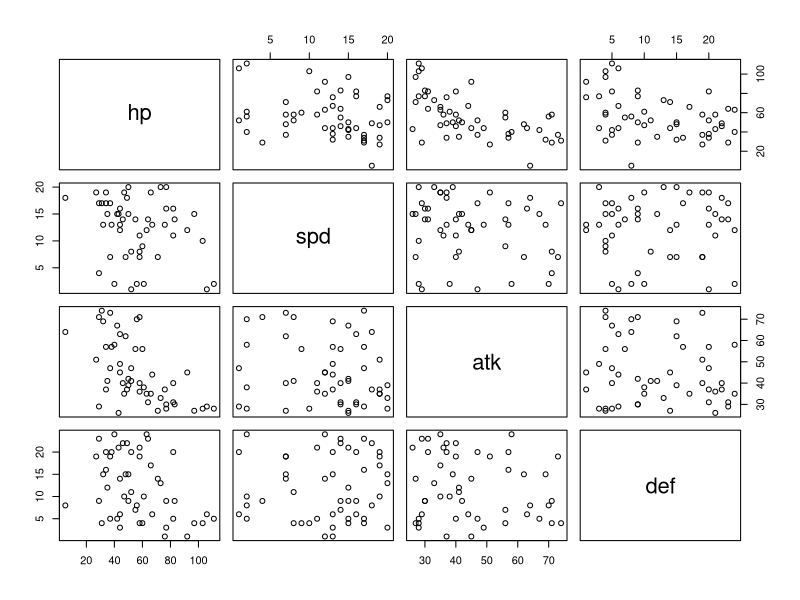
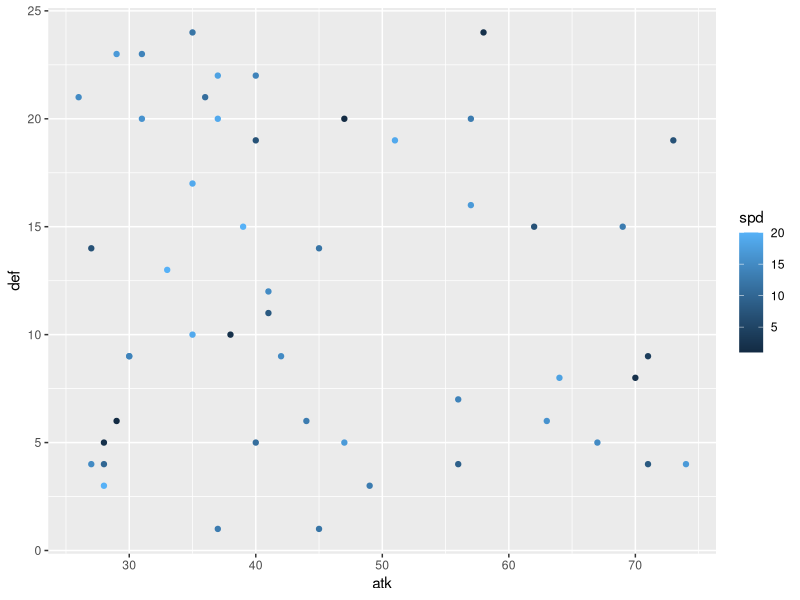
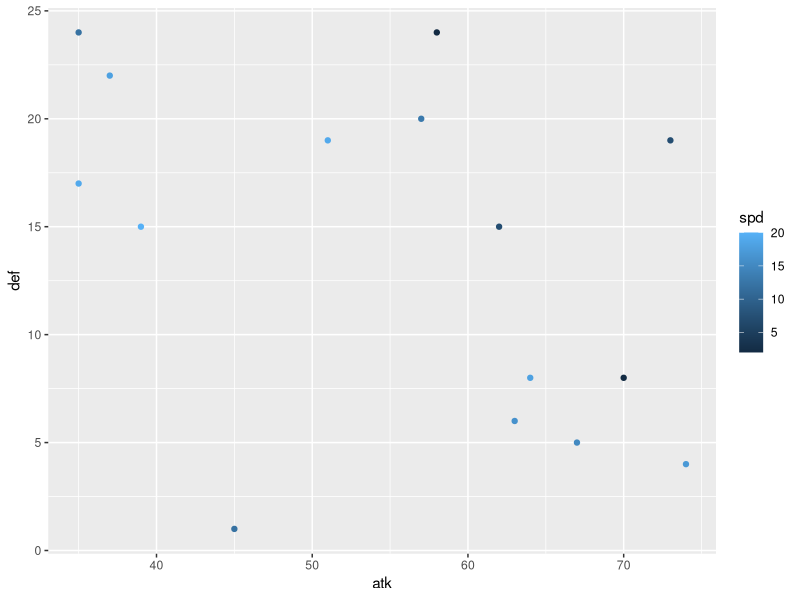

Generate these figures, in order, with R:
## tries to find balanced metagames with hp-speed-attack-def mechanics

evaluate_winner <- function(v1, v2) {
  a_minus_d <- c(v1[3] - v2[4], v2[3] - v1[4])
  a_minus_d[a_minus_d < 0] <- 0
  enemy_hps <- c(v2[1], v1[1])
  n_turns <- ceiling(enemy_hps/a_minus_d)
  if (n_turns[1] > n_turns[2]) return(-1)
  if (n_turns[1] < n_turns[2]) return(1)
  if (n_turns[1] == n_turns[2]) {
    if (v1[2] > v2[2]) return (1)
    if (v1[2] < v2[2]) return (-1)
    if (v1[2] == v2[2]) return (0)
  }
}

evaluate_winner(c(50, 2, 30, 0), c(60, 1, 40, 1))

matchup_matrix <- function(vs) {
  n <- dim(vs)[1]
  mat <- matrix(0, n, n)
  for (i in 1:n) {
    for (j in 1:n) {
      mat[i, j] <- evaluate_winner(vs[i, ], vs[j, ])
    }
  }
  return(mat)
}

n <- 50
vs_random <- matrix(0, n, 4)
colnames(vs_random) <- c("hp", "spd", "atk", "def")
#vs_random[, 1] <- sample(5, n, TRUE, c(0.1, 0.3, 0.3, 0.2, 0.1))
vs_random[, 1] <- sample(100, n, TRUE)
vs_random[, 2] <- sample(20, n, TRUE)
vs_random[, 3] <- sample(50, n, TRUE) + 25
vs_random[, 4] <- sample(25, n, TRUE)
mm <- matchup_matrix(vs_random)
rs <- rowSums(mm)

for (i in 1:500) {
  vs_random[order(rs)[1], 1] <- vs_random[order(rs)[1], 1]+1
  vs_random[order(-rs)[1], 1] <- vs_random[order(-rs)[1], 1]-1
  mm <- matchup_matrix(vs_random)
  rs <- rowSums(mm)
  #cbind(vs_random, rs)[order(-rs), ]
}
c(min(rs), max(rs))/n

pairs(vs_random)
cbind(vs_random, rs)[order(-rs), ]
#plot(vs_random[,1], jitter(rs))
#plot(vs_random[,3], jitter(rs))


library(ggplot2)
vs <- data.frame(vs_random)
ggplot(vs, aes(atk, def, colour = spd)) + 
  geom_point()


vs_filt <- floor(vs_random)
mm <- matchup_matrix(vs_filt)
rs <- rowSums(mm)
c(min(rs), max(rs))/n

rs <- rowSums(mm)
inds_keep <- (rs != min(rs)) & (rs != max(rs))
#inds_keep <- (rs != max(rs))
vs_filt <- vs_filt[inds_keep, ]
mm <- mm[inds_keep, inds_keep]
rs <- rowSums(mm)
c(min(rs), max(rs))/n

vs_filt <- unique(vs_filt)

mm <- matchup_matrix(vs_filt)
rs <- rowSums(mm)
cbind(vs_filt, rs)[order(-rs), ]


v <- rep(1/dim(mm)[1], dim(mm)[1])

for (i in 1:2000) {
  v <- v * (1+ (mm %*% v)/100)
}
max(mm %*% v)
sum(v)
t(floor(v* 100))

cbind(vs_filt, floor(v * 100))[order(-v), ]

vs_filt <- vs_filt[v > 0.01, ]
mm <- matchup_matrix(vs_filt)
v <- rep(1/dim(mm)[1], dim(mm)[1])

for (i in 1:2000) {
  v <- v * (1+ (mm %*% v)/100)
}
max(mm %*% v)
sum(v)
t(floor(v* 100))

cbind(vs_filt, floor(v * 100))[order(-v), ]

vs <- data.frame(vs_filt)
vs[, 1] <- as.factor(vs[, 1])
ggplot(vs, aes(atk, def, colour = spd)) + 
  geom_point()

cbind(vs, 1.3 * vs[, 2] + vs[, 3])[vs[, 1]==4, ]
